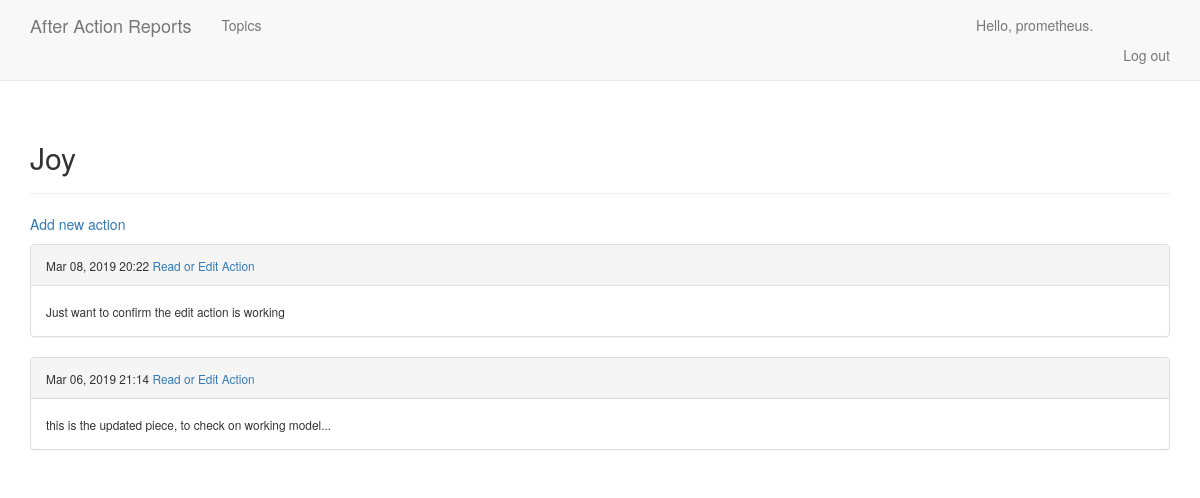
The page /topics/2/ (signed in) on the database its author committed.
### AARs/models.py (models this page shows, shortened)
class Topic(models.Model):
    text = models.CharField(max_length=50)
    date_added = models.DateTimeField(auto_now_add=True)
    owner = models.ForeignKey(User, on_delete=models.CASCADE)
    def __str__(self):
        return self.text

class Actions(models.Model):
    topic = models.ForeignKey(Topic, on_delete=models.CASCADE)
    text = models.TextField()
    date_added = models.DateTimeField(auto_now_add=True)
    class Meta:
        verbose_name_plural = 'entries'

### AARs/views.py (the view)
# urls.py: path('topics/<int:topic_id>/', views.topic, name='topic'),
@login_required
def topic(request, topic_id):
    topic = get_object_or_404(Topic, id=topic_id)
    if topic.owner != request.user:
        raise Http404
    actions = topic.actions_set.order_by('-date_added')
    context = {'topic': topic, 'actions': actions}
    return render(request, 'AARs/topic.html', context)

### AARs/templates/AARs/topic.html
{% extends "AARs/base.html" %}
{% block header %}
  <h2>{{ topic }}</h2>
{% endblock header %}
{% block content %}
  <p>
    <a href="{% url 'AARs:new_action' topic.id %}">Add new action</a>
  </p>
  {% for action in actions %}
    <div class="panel panel-default">
      <div class="panel-heading">
        <small>
          {{ action.date_added|date:'M d, Y H:i' }}
        </small>
        <small>  <a href="{% url 'AARs:edit_action' action.id %}">Read or Edit Action</a></small>
      </div>
      <div class="panel-body">
        <small>
          {{ action.text|truncatewords_html:20 }}
        </small>
      </div>
    </div>
  {% empty %}
    No actions have been added yet.
  {% endfor %}
{% endblock content %}

### AARs/templates/AARs/base.html (shortened to what this page needs)
{% load bootstrap3 %}
<!DOCTYPE html>
<html lang="en">
  <head>
    {% bootstrap_css %}
  </head>
  <body>
    <nav class="navbar navbar-default navbar-static-top">
      <div class="container">
        <div class="navbar-header">
          <a class="navbar-brand" href="{% url 'AARs:index' %}">
            After Action Reports</a>
        </div>
        <div id="navbar" class="navbar-collapse collapse">
          <ul class="nav navbar-nav">
            <li><a href="{% url 'AARs:topics' %}">Topics</a></li>
          </ul>
          <ul class="nav navbar-nav navbar-right">
            {% if user.is_authenticated %}
              <li><a>Hello, {{ user.username }}.<a></li>
              <li><a href="{% url 'users:logout' %}">Log out</a></li>
            {% else %}
              <li><a href="{% url 'users:register' %}">Register</a></li>
              <li><a href="{% url 'users:login' %}">Log In</a></li>
            {% endif %}
          </ul>
        </div>
      </div>
    </nav>
    <div class="container">
      <div class="page-header">
        {% block header %}{% endblock header %}
      </div>
      <div>
        {% block content %}{% endblock content %}
      </div>
    </div>
  </body>
</html>

### rows shown on the page
Topic: text "Joy"
Actions: date_added "Mar 08, 2019 20:22", text "Just want to confirm the edit action is working"
Actions: date_added "Mar 06, 2019 21:14", text "this is the updated piece, to check on working model..."

### other values the page prints
{{ user.username }} "prometheus"
